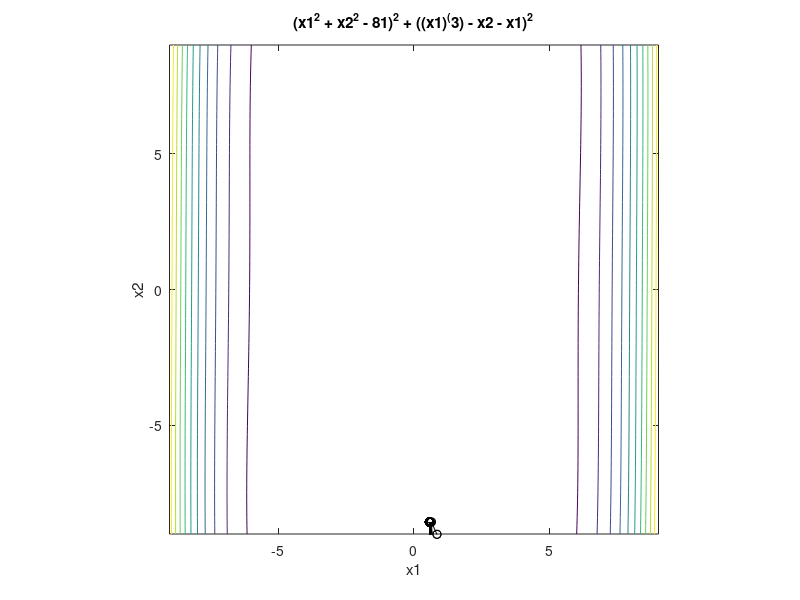

Write MATLAB code to recreate this figure.
 function [xopt,fopt,niter,gnorm,dx] = grad_descent(varargin)
   
    if nargin==0
        % define starting point
        x0 = [1 -10]';
    elseif nargin==1
        % if a single input argument is provided, it is a user-defined starting
        % point.
        x0 = varargin{1};
    else
        error('Incorrect number of input arguments.')
    end
    % termination tolerance
    tol = 1e-2;
    % maximum number of allowed iterations
    maxiter = 1000;
    % minimum allowed perturbation
    dxmin = 1e-6;
    % step size ( 0.33 causes instability, 0.2 quite accurate)
    alpha = .5;
    % initialize gradient norm, optimization vector, iteration counter, perturbation
    gnorm = inf; x = x0; niter = 0; dx = inf;
    % define the objective function:
    f = @(x1,x2) (x1.^2+x2.^2-81).^2+((x1).^(3)-x2-x1).^2;
    % plot objective function contours for visualization:
    figure(1); clf; ezcontour(f,[-9 9 -9 9]); axis equal; hold on
    % redefine objective function syntax for use with optimization:
    f2 = @(x) f(x(1),x(2));
    % gradient descent algorithm:
    while and(gnorm>=tol, and(niter <= maxiter, dx >= dxmin))
        % calculate gradient:
        g = grad(x);
        gnorm = norm(g);
        % take step:
        xnew = x - alpha*g/gnorm;
        % check step
        if ~isfinite(xnew)
            display(['Number of iterations: ' num2str(niter)])
            error('x is inf or NaN')
        end
        % plot current point
        plot([x(1) xnew(1)],[x(2) xnew(2)],'ko-')
        refresh
        % update termination metrics
        niter = niter + 1;
        dx = norm(xnew-x);
        x = xnew;
        
    end
    xopt = x;
    fopt = f2(xopt)
    niter = niter - 1
    dx
    % define the gradient of the objective
    function g = grad(x)
    g = [2*(x(1).^2+x(2).^2-81).*2*x(1)+2*((x(1)).^(3)-x(2)-x(1)).*(3*x(1).^2-1)
        2*(x(1).^2+x(2).^2-81).*2*x(2)-2*((x(1)).^(3)-x(2)-x(1))];
